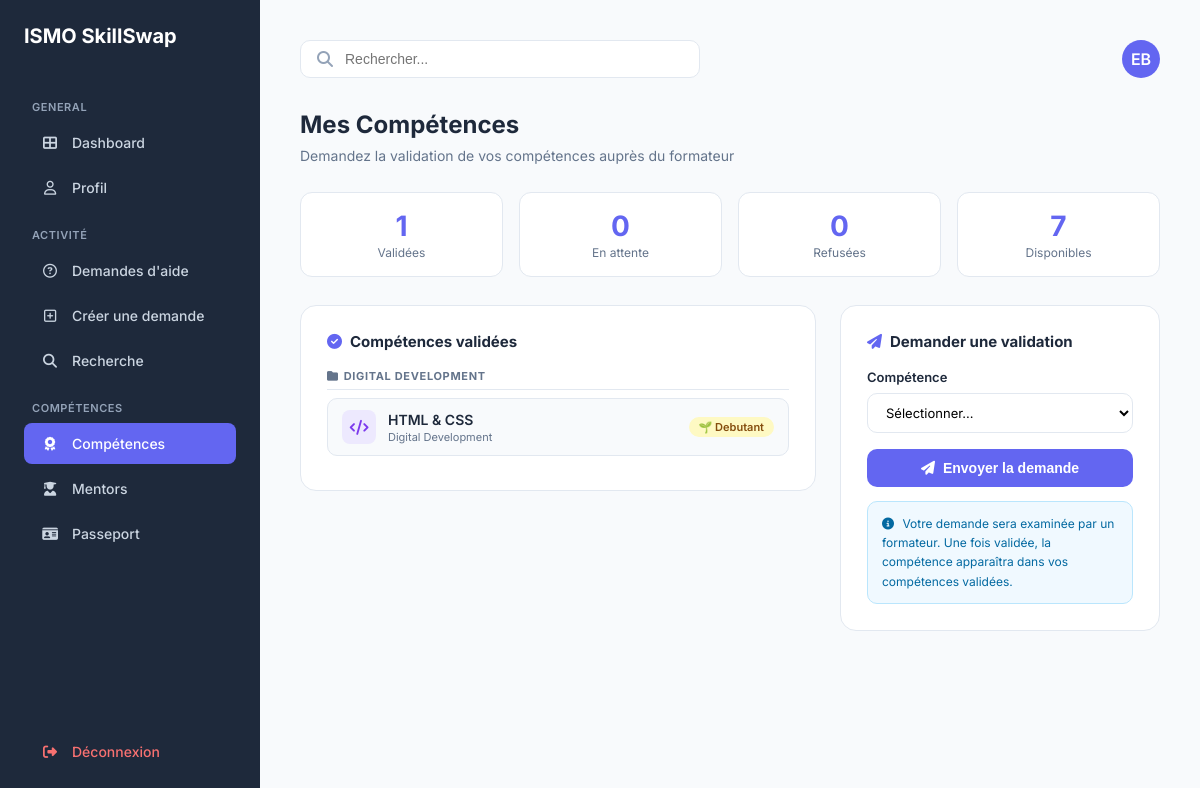
Page /competence.php (signed in) on the committed database.
### tables this page shows
CREATE TABLE `utilisateur` (
  `id_utilisateur` int NOT NULL,
  `nom_uti` varchar(50) DEFAULT NULL,
  `prenom_uti` varchar(50) DEFAULT NULL,
  `email_uti` varchar(100) DEFAULT NULL,
  `pwd_uti` varchar(255) DEFAULT NULL,
  `role` enum('stagiaire','formateur','admin') DEFAULT NULL,
  `photo` varchar(255) DEFAULT 'default.png',
  `is_verified` tinyint(1) DEFAULT '0'
);

CREATE TABLE `maitriser` (
  `id_utilisateur` int NOT NULL,
  `id_comp` int NOT NULL,
  `niveau_estime` enum('debutant','intermediaire','avance','expert') DEFAULT 'debutant'
);

CREATE TABLE `competence` (
  `id_comp` int NOT NULL,
  `nom_comp` varchar(100) DEFAULT NULL,
  `categorie` varchar(50) DEFAULT NULL
);

### competence.php (the view, shortened to what this page needs)
<?php
include('config.php');
$userId   = $_SESSION['user_id'];
$queryUser = $pdo->prepare("SELECT prenom_uti, nom_uti FROM utilisateur WHERE id_utilisateur = :id");
$queryUser->execute(['id' => $userId]);
$user     = $queryUser->fetch();
$initials = $user ? strtoupper(substr($user['prenom_uti'], 0, 1) . substr($user['nom_uti'], 0, 1)) : "ST";
$dashboard_link = "dashboard.php";
$stmtMaitriser = $pdo->prepare(
    "SELECT m.id_comp, m.niveau_estime, c.nom_comp, c.categorie
     FROM maitriser m
     JOIN competence c ON m.id_comp = c.id_comp
     WHERE m.id_utilisateur = :u
     ORDER BY c.categorie, c.nom_comp"
);
$stmtMaitriser->execute(['u' => $userId]);
$mes_competences = $stmtMaitriser->fetchAll(PDO::FETCH_ASSOC);
$stmtPending = $pdo->prepare(
    "SELECT v.id_validation, v.etat_validation, v.date_validation, c.nom_comp, c.categorie, c.id_comp
     FROM validation v
     JOIN competence c ON v.id_comp = c.id_comp
     WHERE v.id_stagiaire = :u AND v.etat_validation IN ('en_attente', 'refuse')
     ORDER BY v.date_validation DESC"
);
$stmtPending->execute(['u' => $userId]);
$demandes = $stmtPending->fetchAll(PDO::FETCH_ASSOC);
$myCompIds     = array_column($mes_competences, 'id_comp');
$pendingIds    = array_column($demandes, 'id_comp');
$excludeIds    = array_unique(array_merge($myCompIds, $pendingIds));
$allComps = $pdo->query("SELECT id_comp, nom_comp, categorie FROM competence ORDER BY categorie, nom_comp")->fetchAll(PDO::FETCH_ASSOC);
$available = array_filter($allComps, fn($c) => !in_array($c['id_comp'], $excludeIds));
$by_category = [];
foreach ($mes_competences as $comp) {
    $by_category[$comp['categorie'] ?? 'Général'][] = $comp;
}
?>
<!DOCTYPE html>
<html lang="fr">
<head>
    <link rel="stylesheet" href="https://cdnjs.cloudflare.com/ajax/libs/font-awesome/6.4.0/css/all.min.css">
</head>
<body>
<aside class="sidebar">
    <h1>ISMO SkillSwap</h1>
    <p class="menu-title">GENERAL</p>
    <nav>
        <a href="<?php echo $dashboard_link; ?>" class="menu-item"><i class="fas fa-th-large"></i> <span>Dashboard</span></a>
        <a href="profil.php"        class="menu-item"><i class="far fa-user"></i>           <span>Profil</span></a>
        <p class="menu-title">ACTIVITÉ</p>
        <a href="demandes_aide.php" class="menu-item"><i class="far fa-question-circle"></i> <span>Demandes d'aide</span></a>
        <a href="creer_demande.php" class="menu-item"><i class="far fa-plus-square"></i>    <span>Créer une demande</span></a>
        <a href="recherche.php"     class="menu-item"><i class="fas fa-search"></i>          <span>Recherche</span></a>
        <p class="menu-title">COMPÉTENCES</p>
        <a href="competence.php"    class="menu-item active"><i class="fas fa-award"></i>    <span>Compétences</span></a>
        <a href="mentors.php"       class="menu-item"><i class="fas fa-user-graduate"></i>   <span>Mentors</span></a>
        <a href="passport.php"      class="menu-item"><i class="fas fa-id-card"></i>         <span>Passeport</span></a>
    </nav>
    <div style="margin-top:auto;">
        <a href="logout.php" class="menu-item" style="color:#f87171;"><i class="fas fa-sign-out-alt"></i> <span>Déconnexion</span></a>
    </div>
</aside>
<main class="main">
    <header>
        <div class="search-box">
            <i class="fas fa-search" style="color:#94a3b8;"></i>
            <input type="text" placeholder="Rechercher...">
        </div>
        <a href="profil.php" class="avatar-top"><?php echo $initials; ?></a>
    </header>
    <h1 class="page-title">Mes Compétences</h1>
    <p class="page-sub">Demandez la validation de vos compétences auprès du formateur</p>
    <div class="stats-bar">
        <div class="stat-box">
            <div class="stat-num"><?php echo count($mes_competences); ?></div>
            <div class="stat-label">Validées</div>
        </div>
        <div class="stat-box">
            <div class="stat-num"><?php echo count(array_filter($demandes, fn($d) => $d['etat_validation'] === 'en_attente')); ?></div>
            <div class="stat-label">En attente</div>
        </div>
        <div class="stat-box">
            <div class="stat-num"><?php echo count(array_filter($demandes, fn($d) => $d['etat_validation'] === 'refuse')); ?></div>
            <div class="stat-label">Refusées</div>
        </div>
        <div class="stat-box">
            <div class="stat-num"><?php echo count($available); ?></div>
            <div class="stat-label">Disponibles</div>
        </div>
    </div>
    <div class="content-grid">
        <div style="display:flex; flex-direction:column; gap:24px;">
            <div class="section-card">
                <p class="section-title"><i class="fas fa-check-circle"></i> Compétences validées</p>
                <?php if (empty($mes_competences)): ?>
                    <div class="empty-state">
                        <i class="fas fa-award"></i>
                        <p>Aucune compétence validée pour l'instant.<br>Envoyez une demande au formateur !</p>
                    </div>
                <?php else: ?>
                    <?php foreach ($by_category as $cat => $comps): ?>
                        <p class="category-label"><i class="fas fa-folder" style="margin-right:5px;"></i><?php echo htmlspecialchars($cat); ?></p>
                        <?php foreach ($comps as $comp):
                            $niv_class = match($comp['niveau_estime'] ?? '') {
                                'intermediaire' => 'niveau-intermediaire',
                                'avance'        => 'niveau-avance',
                                'expert'        => 'niveau-expert',
                                default         => 'niveau-debutant',
                            };
                            $niv_icons = ['debutant' => '🌱', 'intermediaire' => '⚡', 'avance' => '🔥', 'expert' => '🏆'];
                            $icon = $niv_icons[$comp['niveau_estime'] ?? 'debutant'] ?? '🌱';
                        ?>
                        <div class="comp-item">
                            <div class="comp-left">
                                <div class="comp-icon"><i class="fas fa-code"></i></div>
                                <div>
                                    <div class="comp-name"><?php echo htmlspecialchars($comp['nom_comp']); ?></div>
                                    <div class="comp-cat"><?php echo htmlspecialchars($comp['categorie'] ?? ''); ?></div>
                                </div>
                            </div>
                            <span class="niveau-badge <?php echo $niv_class; ?>"><?php echo $icon . ' ' . ucfirst($comp['niveau_estime'] ?? 'débutant'); ?></span>
                        </div>
                        <?php endforeach; ?>
                    <?php endforeach; ?>
                <?php endif; ?>
            </div>
        </div>
        <div class="add-card">
            <p class="section-title"><i class="fas fa-paper-plane"></i> Demander une validation</p>
            <?php if (empty($available)): ?>
                <div class="empty-state">
                    <i class="fas fa-check-double" style="color:var(--green);"></i>
                    <p>Toutes les compétences ont été demandées ou validées !</p>
                </div>
            <?php else: ?>
                <form method="POST" action="competence.php">
                    <div class="form-group">
                        <label for="id_comp">Compétence</label>
                        <select id="id_comp" name="id_comp" required>
                            <option value="">Sélectionner...</option>
                        </select>
                    </div>
                    <button type="submit" class="btn-add">
                        <i class="fas fa-paper-plane"></i> Envoyer la demande
                    </button>
                </form>
                <div class="info-box">
                    <i class="fas fa-info-circle" style="margin-right:5px;"></i>
                    Votre demande sera examinée par un formateur. Une fois validée, la compétence apparaîtra dans vos compétences validées.
                </div>
            <?php endif; ?>
        </div>
    </div>
</main>
</body>
</html>

### competence.php (style rules this page uses)
:root { --sidebar-bg: #1e293b; --primary: #6366f1; --primary-hover: #4f46e5; --main-bg: #f8fafc; --border: #e2e8f0; --text-main: #1e293b; --text-muted: #64748b; --green: #22c55e; --red: #ef4444; --yellow: #f59e0b; }
* { box-sizing: border-box; margin: 0; padding: 0; }
body { display: flex; background: var(--main-bg); font-family: 'Inter', sans-serif; min-height: 100vh; color: var(--text-main); }
.sidebar { width: 260px; background: var(--sidebar-bg); color: white; padding: 24px; display: flex; flex-direction: column; flex-shrink: 0; }
.sidebar h1 { font-size: 20px; font-weight: 700; margin-bottom: 32px; }
.menu-title { font-size: 11px; color: #94a3b8; text-transform: uppercase; letter-spacing: .05em; margin: 20px 0 8px 8px; font-weight: 600; }
.menu-item { display: flex; align-items: center; text-decoration: none; color: #cbd5e1; padding: 12px 16px; border-radius: 8px; margin-bottom: 4px; font-size: 14px; font-weight: 500; }
.menu-item i { margin-right: 12px; width: 20px; text-align: center; }
.menu-item:hover, .menu-item.active { background: var(--primary); color: white; }
.main { flex: 1; padding: 40px; overflow-y: auto; }
header { display: flex; justify-content: space-between; align-items: center; margin-bottom: 32px; }
.search-box { background: white; padding: 10px 16px; border-radius: 10px; border: 1px solid var(--border); flex: 1; max-width: 400px; display: flex; align-items: center; }
.search-box input { border: none; outline: none; margin-left: 12px; width: 100%; font-size: 14px; }
.avatar-top { width: 38px; height: 38px; background: var(--primary); color: white; border-radius: 50%; display: flex; align-items: center; justify-content: center; font-weight: 600; text-decoration: none; }
.page-title { font-size: 24px; font-weight: 700; margin-bottom: 8px; }
.page-sub { font-size: 14px; color: var(--text-muted); margin-bottom: 28px; }
.stats-bar { display: flex; gap: 16px; margin-bottom: 28px; flex-wrap: wrap; }
.stat-box { background: white; border: 1px solid var(--border); border-radius: 12px; padding: 16px 22px; flex: 1; min-width: 120px; text-align: center; }
.stat-num { font-size: 28px; font-weight: 700; color: var(--primary); }
.stat-label { font-size: 12px; color: var(--text-muted); margin-top: 2px; }
.content-grid { display: grid; grid-template-columns: 1fr 320px; gap: 24px; align-items: start; }
.section-card { background: white; border-radius: 16px; border: 1px solid var(--border); padding: 26px; }
.section-title { font-size: 15px; font-weight: 700; margin-bottom: 18px; display: flex; align-items: center; gap: 8px; }
.section-title i { color: var(--primary); }
.category-label { font-size: 11px; font-weight: 700; color: var(--text-muted); text-transform: uppercase; letter-spacing: .06em; margin: 16px 0 8px; padding-bottom: 6px; border-bottom: 1px solid var(--border); }
.comp-item { display: flex; align-items: center; justify-content: space-between; padding: 11px 14px; border-radius: 10px; border: 1px solid var(--border); margin-bottom: 8px; background: #f8fafc; }
.comp-left { display: flex; align-items: center; gap: 12px; }
.comp-icon { width: 34px; height: 34px; background: #ede9fe; color: #7c3aed; border-radius: 8px; display: flex; align-items: center; justify-content: center; font-size: 15px; }
.comp-name { font-size: 14px; font-weight: 600; }
.comp-cat { font-size: 11px; color: var(--text-muted); margin-top: 2px; }
.niveau-badge { font-size: 11px; font-weight: 600; padding: 3px 10px; border-radius: 20px; }
.niveau-debutant { background: #fef9c3; color: #854d0e; }
.add-card { background: white; border-radius: 16px; border: 1px solid var(--border); padding: 26px; position: sticky; top: 20px; }
.form-group { margin-bottom: 16px; }
.form-group label { display: block; font-size: 13px; font-weight: 600; margin-bottom: 8px; }
.form-group select { width: 100%; padding: 10px 14px; border: 1px solid var(--border); border-radius: 10px; font-size: 13px; font-family: inherit; outline: none; background: white; transition: 0.2s; }
.btn-add { width: 100%; background: var(--primary); color: white; border: none; padding: 11px; border-radius: 10px; font-size: 14px; font-weight: 600; cursor: pointer; display: flex; align-items: center; justify-content: center; gap: 8px; }
.info-box { background: #f0f9ff; border: 1px solid #bae6fd; border-radius: 10px; padding: 12px 14px; font-size: 12px; color: #0369a1; line-height: 1.6; margin-top: 14px; }

### rows in the picture
utilisateur: initials "EB"
maitriser: id_comp.nom_comp "HTML & CSS", id_comp.categorie "Digital Development", niveau_estime "🌱", niveau_estime "Debutant"

### other values in the picture
count($mes_competences) "1"
count($available) "7"
$cat "DIGITAL DEVELOPMENT"
